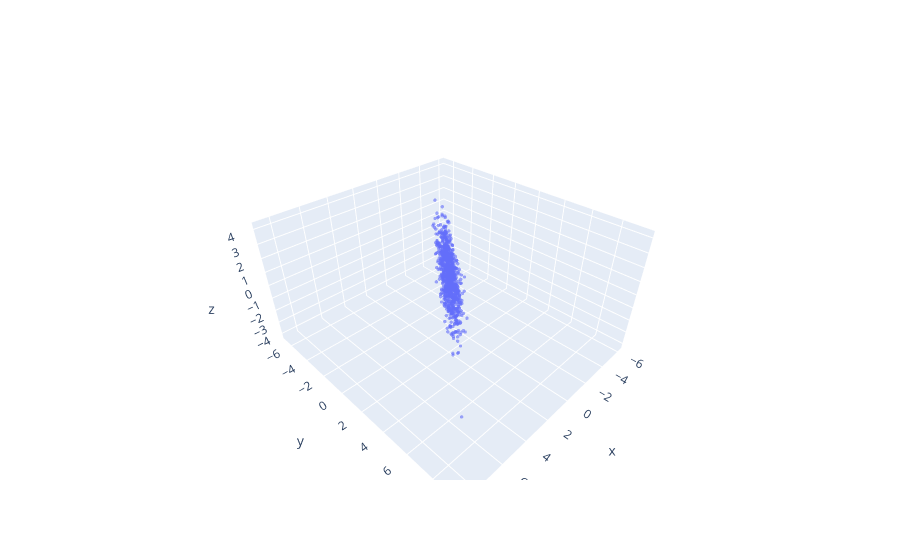

Source (notebook cell):
### Code cell
data=go.Scatter3d(
    x=X[0], y=X[1], z=X[2], mode='markers',
    marker=dict(size=2),opacity=.6)
Wvectors = cone_obj(Wvecs)
Rvectors = cone_obj(Q)
WQvectors = cone_obj(WQ.T.numpy())
layout = go.Layout(
             scene=dict(
                 aspectmode='data'
         ))
fig = go.Figure(layout=layout)
fig.add_trace(data)
#fig.add_trace(Wvectors)
#fig.add_trace(WQvectors)
#fig.add_trace(Rvectors)
fig.show()

### Figure 1 — Plotly figure (JSON) as saved in the notebook; plotly's stock layout.template omitted (floating-point values rounded to 4 significant figures; data arrays with more than 128 entries replaced by an {"elided": "..."} marker saying what was removed)
{"data": [{"marker": {"size": 2}, "mode": "markers", "opacity": 0.6, "type": "scatter3d", "x": {"elided": "1000 float values"}, "y": {"elided": "1000 float values"}, "z": {"elided": "1000 float values"}}], "layout": {"scene": {"aspectmode": "data"}}}
